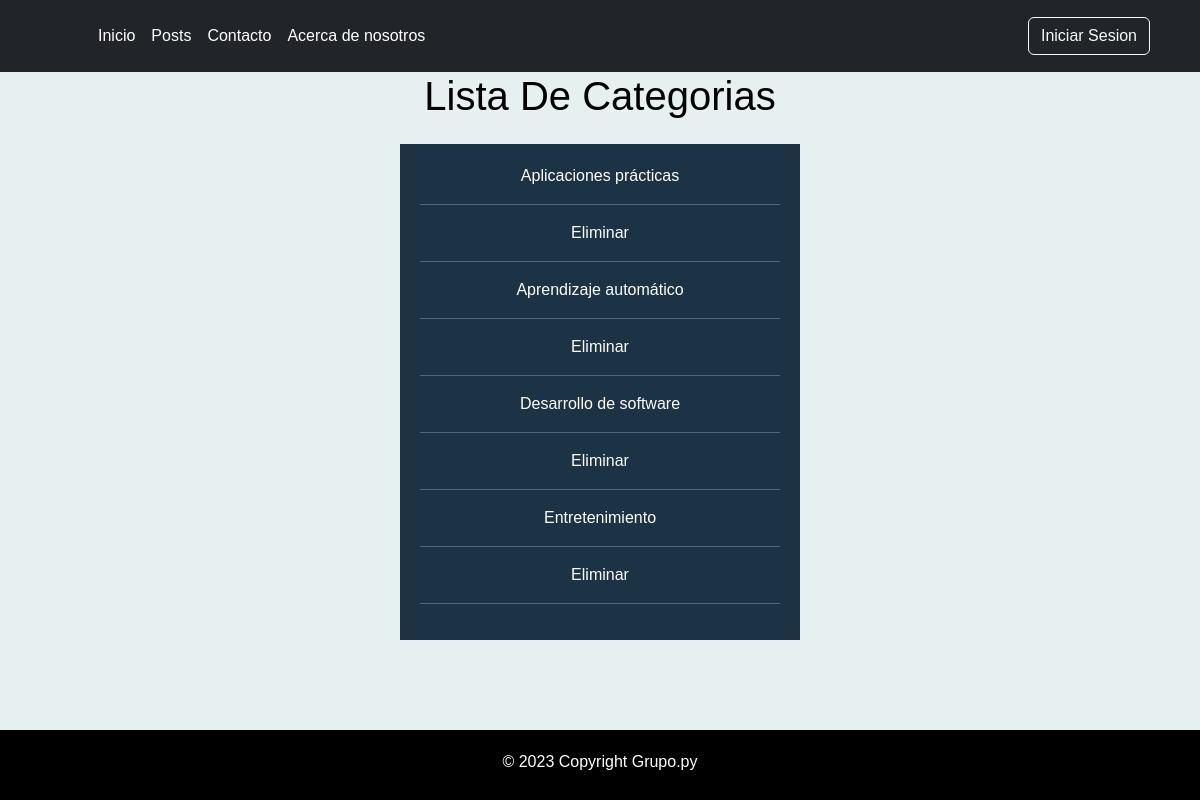
Screenshot of /categoria with the database file from the repository.
### apps/post/models.py (models this page shows, shortened)
class Categoria(models.Model):
    nombre = models.CharField(max_length=30, null=False)

### apps/post/views.py (the view)
# urls.py: path("categoria", views.CategoriaListView.as_view(), name="categoria_list"),
class CategoriaListView(ListView):
    model = Categoria
    template_name = "posts/categoria_list.html"
    context_object_name = "categoria"

### templates/posts/categoria_list.html
{% extends 'base.html' %}
{% load static %}
{% block contenido %}
<center>
<h1 style="color: black;">Lista De Categorias</h1>
<nav>
    <ul class="menu">
        {% for categoria in categoria %}
        <li>{{ categoria.nombre}} <hr> <a style="color: white;" href="{% url 'apps.post:categoria_delete' pk=categoria.pk %}">Eliminar</a><hr></li>
    {% empty %}
            <li>No hay categorias</li>
    {% endfor %}
    </ul></nav>
</center>
{% endblock contenido %}

### static/css/main.css (style rules this page uses)
* { margin: 0; padding: 0; box-sizing: border-box; }
body { font-family:sans-serif ; }
h1 { text-align: center; color: #2756c265; padding-bottom: 16px; font-weight: 500; }
.menu { list-style: none; padding: 20px; background: #1c3245; max-width: 400px; margin: auto; display: list-item; }
.menu li a { text-decoration: none; color: white; padding: 20px; display: unset; }
.menu li { display: flow-root; text-align: center; color: white; }

### rows the page displays
Categoria: nombre "Aplicaciones prácticas"
Categoria: nombre "Aprendizaje automático"
Categoria: nombre "Desarrollo de software"
Categoria: nombre "Entretenimiento"
